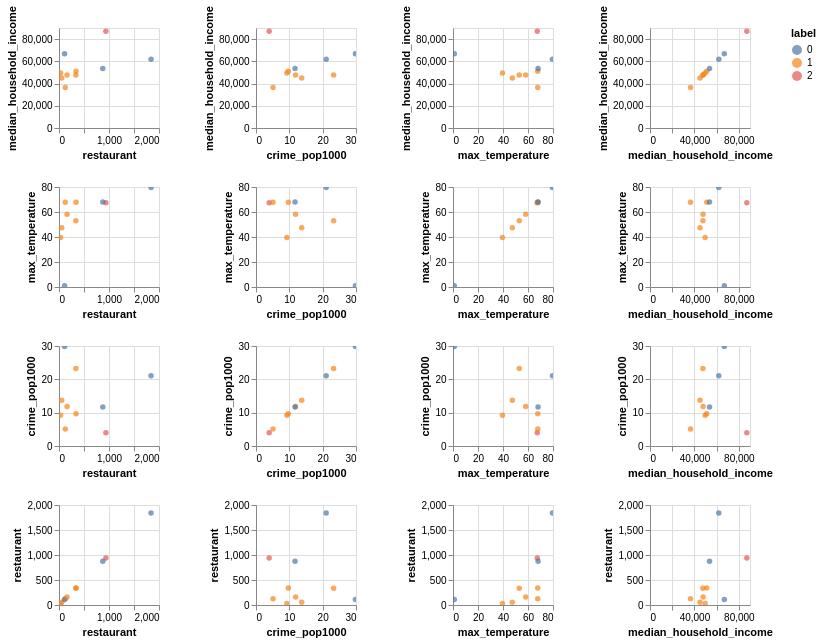

Vega-Lite specification for this chart:
### Vega-Lite specification from a JSON file in a GitHub repository (floating-point values rounded to 4 significant figures)
{"config": {"view": {"continuousWidth": 400, "continuousHeight": 300}}, "repeat": {"column": ["restaurant", "crime_pop1000", "max_temperature", "median_household_income"], "row": ["median_household_income", "max_temperature", "crime_pop1000", "restaurant"]}, "spec": {"data": {"name": "data-5ca0c54410ae85beff6c929d4eed4f9b"}, "mark": "circle", "encoding": {"color": {"type": "nominal", "field": "label"}, "x": {"type": "quantitative", "field": {"repeat": "column"}}, "y": {"type": "quantitative", "field": {"repeat": "row"}}}, "height": 100, "selection": {"selector001": {"type": "interval", "bind": "scales", "encodings": ["x", "y"]}}, "width": 100}, "$schema": "https://vega.github.io/schema/vega-lite/v4.8.1.json", "datasets": {"data-5ca0c54410ae85beff6c929d4eed4f9b": [{"Name": "Channel Islands National Park", "median_household_income": 87130.0, "parking": 2468, "restaurant": 938, "tickets": "No", "max_temperature": 67.4, "min_temperature": 51.94, "Precipitation": 0.4549, "Wind_Speed": 13.45, "crime_pop1000": 3.952, "tickets_label": 0, "label": 2}, {"Name": "Crater Lake National Park", "median_household_income": 45010.0, "parking": 238, "restaurant": 55, "tickets": "Yes", "max_temperature": 47.46, "min_temperature": 38.24, "Precipitation": 1.02, "Wind_Speed": 15.25, "crime_pop1000": 13.72, "tickets_label": 1, "label": 1}, {"Name": "Everglades National Park", "median_household_income": 61930.0, "parking": 6661, "restaurant": 1841, "tickets": "Yes", "max_temperature": 79.58, "min_temperature": 64.71, "Precipitation": 0.8205, "Wind_Speed": 13.18, "crime_pop1000": 21.05, "tickets_label": 1, "label": 0}, {"Name": "Grand Canyon National Park", "median_household_income": 51070.0, "parking": 1104, "restaurant": 341, "tickets": "Yes", "max_temperature": 67.8, "min_temperature": 46.0, "Precipitation": 0.1283, "Wind_Speed": 11.54, "crime_pop1000": 9.703, "tickets_label": 1, "label": 1}, {"Name": "Petrified Forest National Park", "median_household_income": 36470.0, "parking": 458, "restaurant": 125, "tickets": "No", "max_temperature": 67.8, "min_temperature": 46.0, "Precipitation": 0.1283, "Wind_Speed": 11.54, "crime_pop1000": 5.108, "tickets_label": 0, "label": 1}, {"Name": "Great Smoky Mountains National Park", "median_household_income": 47620.0, "parking": 1035, "restaurant": 337, "tickets": "No", "max_temperature": 53.01, "min_temperature": 36.52, "Precipitation": 1.4, "Wind_Speed": 13.85, "crime_pop1000": 23.28, "tickets_label": 0, "label": 1}, {"Name": "Katmai National Park", "median_household_income": 66900.0, "parking": 525, "restaurant": 112, "tickets": "No", "max_temperature": 1.049, "min_temperature": -5.689, "Precipitation": 0.006386, "Wind_Speed": 5.912, "crime_pop1000": 29.83, "tickets_label": 0, "label": 0}, {"Name": "Mesa Verde National Park", "median_household_income": 49600.0, "parking": 114, "restaurant": 31, "tickets": "Yes", "max_temperature": 39.58, "min_temperature": 17.75, "Precipitation": 0.07404, "Wind_Speed": 12.74, "crime_pop1000": 9.258, "tickets_label": 1, "label": 1}, {"Name": "Redwood National Park", "median_household_income": 47760.0, "parking": 802, "restaurant": 161, "tickets": "No", "max_temperature": 58.19, "min_temperature": 47.09, "Precipitation": 0.5271, "Wind_Speed": 14.69, "crime_pop1000": 11.87, "tickets_label": 0, "label": 1}, {"Name": "Saguaro National Park", "median_household_income": 53590.0, "parking": 13962, "restaurant": 876, "tickets": "Yes", "max_temperature": 68.07, "min_temperature": 40.52, "Precipitation": 0.09022, "Wind_Speed": 14.42, "crime_pop1000": 11.71, "tickets_label": 1, "label": 0}]}}
